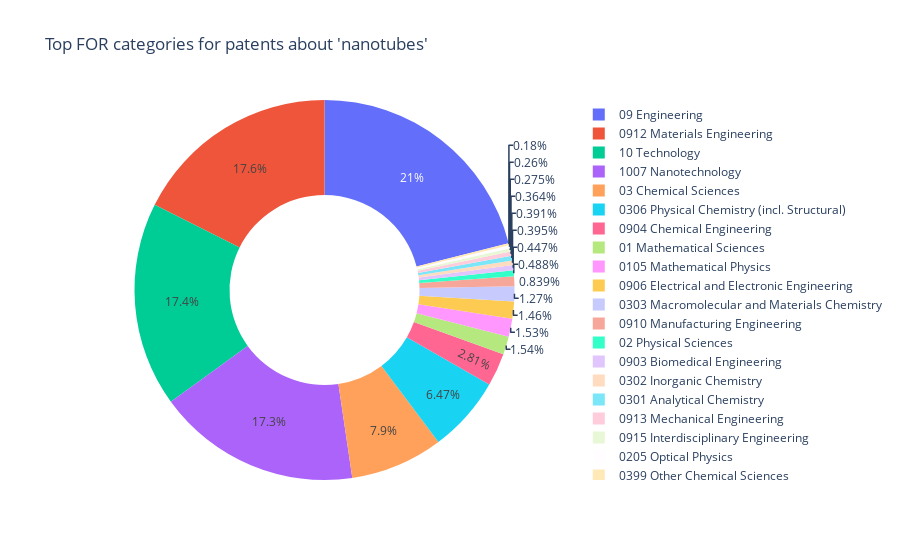

Notebook code cell kept with this figure:
### Code cell
px.pie(df[:20], names="name", values="count", hole=0.5,
       title=f"Top FOR categories for patents about '{TOPIC}'")

### Figure 1 — Plotly figure (JSON) as saved in the notebook; plotly's stock layout.template omitted (floating-point values rounded to 4 significant figures)
{"data": [{"domain": {"x": [0, 1], "y": [0, 1]}, "hole": 0.5, "hovertemplate": "name=%{label}<br>count=%{value}<extra></extra>", "labels": ["09 Engineering", "0912 Materials Engineering", "10 Technology", "1007 Nanotechnology", "03 Chemical Sciences", "0306 Physical Chemistry (incl. Structural)", "0904 Chemical Engineering", "01 Mathematical Sciences", "0105 Mathematical Physics", "0906 Electrical and Electronic Engineering", "0303 Macromolecular and Materials Chemistry", "0910 Manufacturing Engineering", "02 Physical Sciences", "0903 Biomedical Engineering", "0302 Inorganic Chemistry", "0301 Analytical Chemistry", "0913 Mechanical Engineering", "0915 Interdisciplinary Engineering", "0205 Optical Physics", "0399 Other Chemical Sciences"], "legendgroup": "", "name": "", "showlegend": true, "type": "pie", "values": [58598, 49027, 48471, 48266, 21989, 18018, 7833, 4280, 4267, 4064, 3550, 2336, 1360, 1246, 1101, 1089, 1015, 765, 724, 500]}], "layout": {"autosize": true, "legend": {"tracegroupgap": 0}, "title": {"text": "Top FOR categories for patents about 'nanotubes'"}}}
